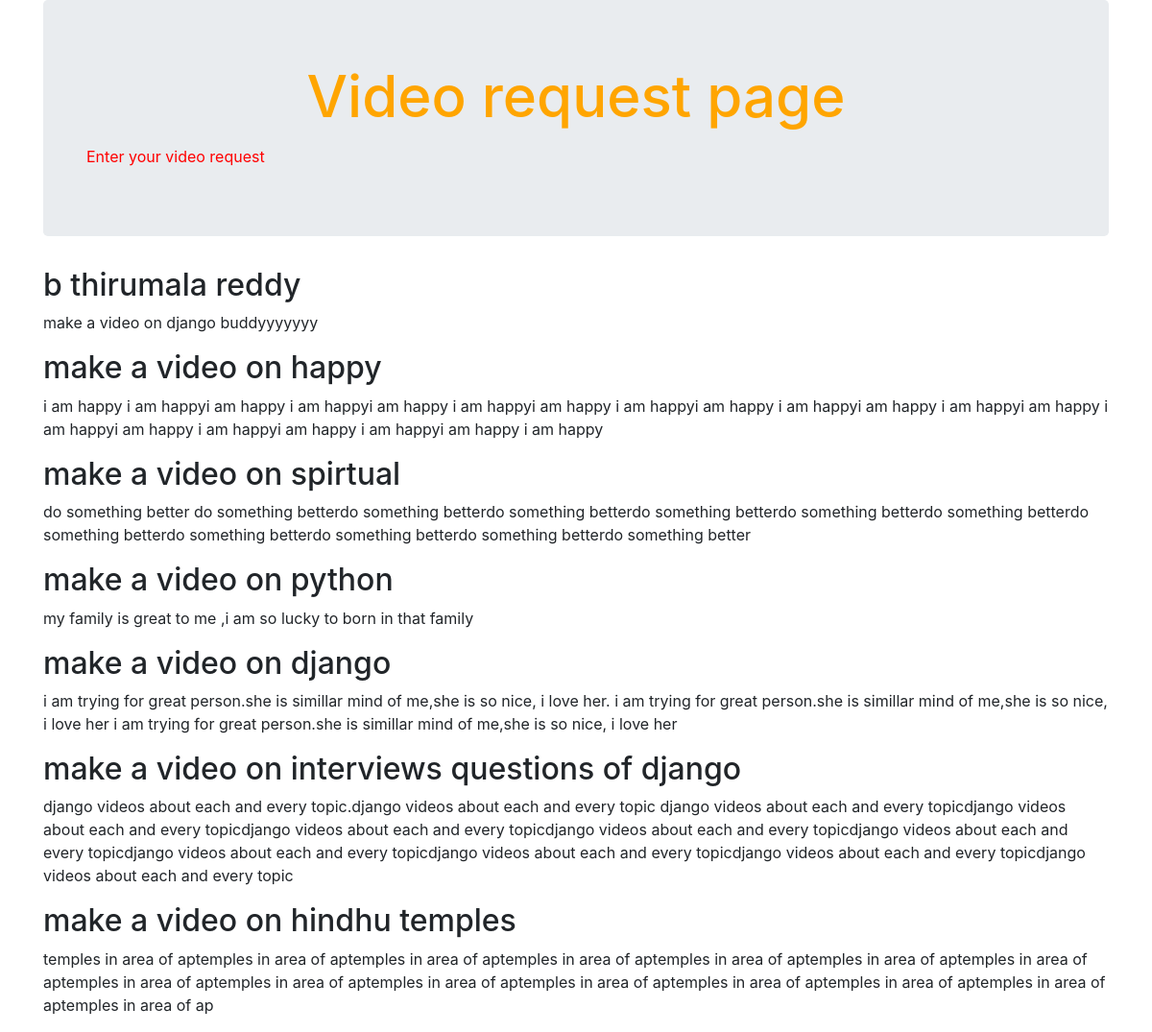
The app's page /videorequest/ with its own data.
### videorequest/models.py (models this page shows, shortened)
class Video (models.Model):
    videotitle = models.CharField(max_length=200)
    videodesc = models.TextField()
    date_added = models.DateTimeField(default=timezone.now)

### videorequest/views.py (the view)
# urls.py: path('', views.index, name='index'),
def index (request):
    videos = Video.objects.order_by ('-date_added')
    context = {'videos': videos}
    return render(request, 'videorequest/index.html', context)

### videorequest/templates/videorequest/index.html (shortened to what this page needs)
{% load static %}
<!DOCTYPE html>
<html lang="en">
  <head>
    <link href="{% static 'videorequest/bootstrap.css' %}" rel="stylesheet">
  </head>
  <body>
<div class="container">
      <div class="jumbotron">
        <h1 class="bg-default text-center" align="center" style="font-size:50px;color:orange;"><big>Video request page</big></h1>
        <a type="button" style="align:center;color:red;" class="btn btn-link" href="{%  url 'vrform' %}">Enter your video request</a>
      </div>
{% for v in videos %}
      <div class="page-header">
        <h2>{{v.videotitle}}</h2>
      </div>
      <div class="well">
        <p>{{v.videodesc}}</p>
      </div>
{% endfor %}
    </div>
  </body>
</html>

### records on screen
Video: videotitle "b thirumala reddy", videodesc "make a video on django buddyyyyyyy"
Video: videotitle "make a video on happy", videodesc "i am happy i am happyi am happy i am happyi am happy i am happyi am happy i am happyi am happy i am happyi am happy i am happyi am happy i am happyi am happy i am happyi am happy i am happyi am happy i am happy"
Video: videotitle "make a video on spirtual", videodesc "do something better do something betterdo something betterdo something betterdo something betterdo something betterdo something betterdo something betterdo something betterdo something betterdo something betterdo something better"
Video: videotitle "make a video on python", videodesc "my family is great to me ,i am so lucky to born in that family"
Video: videotitle "make a video on django", videodesc "i am trying for great person.she is simillar mind of me,she is so nice, i love her. i am trying for great person.she is simillar mind of me,she is so nice, i love her i am trying for great person.she is simillar mind of me,she is so nice, i love her"
Video: videotitle "make a video on interviews questions of django", videodesc "django videos about each and every topic.django videos about each and every topic django videos about each and every topicdjango videos about each and every topicdjango videos about each and every topicdjango videos about each and every topicdjango videos about each and every topicdjango videos about each and every topicdjango videos about each and every topicdjango videos about each and every topicdjango videos about each and every topic"
Video: videotitle "make a video on hindhu temples", videodesc "temples in area of aptemples in area of aptemples in area of aptemples in area of aptemples in area of aptemples in area of aptemples in area of aptemples in area of aptemples in area of aptemples in area of aptemples in area of aptemples in area of aptemples in area of aptemples in area of aptemples in area of ap"
